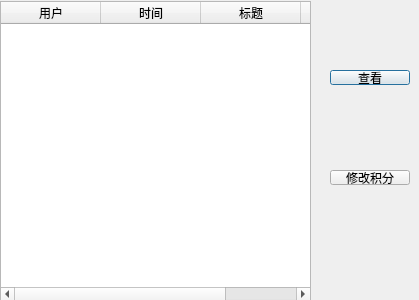
<?xml version="1.0" encoding="UTF-8"?>
<ui version="4.0">
 <class>administrator</class>
 <widget class="QDialog" name="administrator">
  <property name="geometry">
   <rect>
    <x>0</x>
    <y>0</y>
    <width>419</width>
    <height>300</height>
   </rect>
  </property>
  <property name="windowTitle">
   <string>Dialog</string>
  </property>
  <widget class="QPushButton" name="pushButton">
   <property name="geometry">
    <rect>
     <x>330</x>
     <y>70</y>
     <width>80</width>
     <height>15</height>
    </rect>
   </property>
   <property name="text">
    <string>查看</string>
   </property>
  </widget>
  <widget class="QPushButton" name="pushButton_2">
   <property name="geometry">
    <rect>
     <x>330</x>
     <y>170</y>
     <width>80</width>
     <height>15</height>
    </rect>
   </property>
   <property name="text">
    <string>修改积分</string>
   </property>
  </widget>
  <widget class="QTableWidget" name="tableWidget_user_message">
   <property name="geometry">
    <rect>
     <x>0</x>
     <y>1</y>
     <width>311</width>
     <height>301</height>
    </rect>
   </property>
   <column>
    <property name="text">
     <string>用户</string>
    </property>
   </column>
   <column>
    <property name="text">
     <string>时间</string>
    </property>
   </column>
   <column>
    <property name="text">
     <string>标题</string>
    </property>
   </column>
   <column>
    <property name="text">
     <string>状态</string>
    </property>
   </column>
  </widget>
 </widget>
 <resources/>
 <connections/>
</ui>
